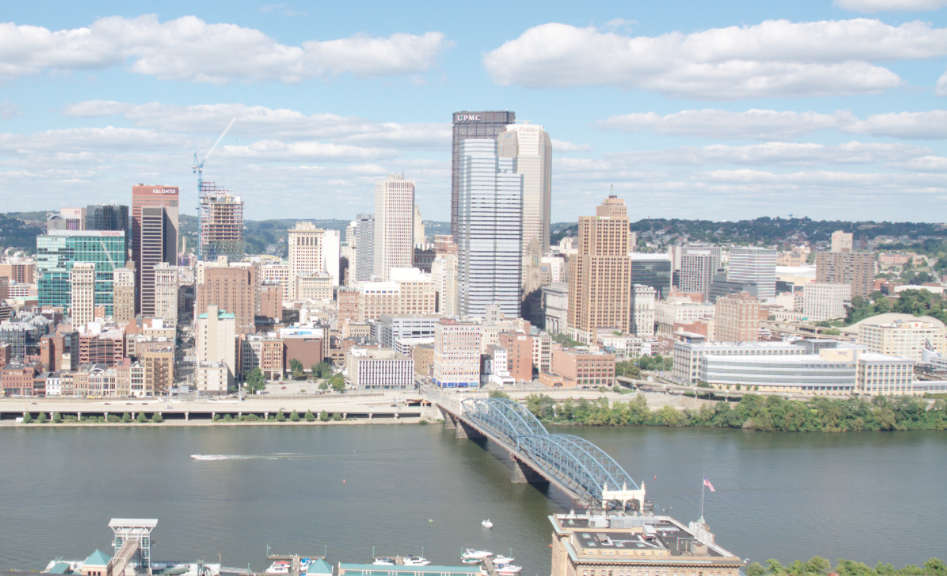
#> input picture PycharmProjects/CV_HW4/data/incline_L.png, 947 x 576 px, found by its file name
$ python shalev_draft.py
#> lines starting #> are read from the running program, lines starting #| are printed output that depends on the picture
import cv2
import numpy as np
import matplotlib.pyplot as plt
import scipy.interpolate
from PIL import Image


def getPoints(im1, im2, N):
    fig = plt.figure(figsize=(15, 15))
    fig.add_subplot(1, 2, 1)
    plt.imshow(im1)
    fig.add_subplot(1, 2, 2)
    plt.imshow(im2)
    print("Please click left img and then right img, point by point")
    x = plt.ginput(2 * N)
    p1 = np.asarray(x[0:][::2])
    p2 = np.asarray(x[1:][::2])
    plt.show()
    return p1.T, p2.T


def compute_p_size(im_pro, im_base, H):
    X, Y = get_min_maxXY(im_pro, H)
    maxY = max(Y[1], im_base.shape[0])
    maxX = max(X[1], im_base.shape[1])
    print(Y)
    print(Y[1])
    print(Y[0])
    minY = min(Y[0], 0)
    minX = min(X[0], 0)
    new_size = (int(maxY - minY), int(maxX - minX))
    return new_size


def computeH(p1, p2):
    assert (p1.shape[1] == p2.shape[1])
    assert (p1.shape[0] == 2)
    matA = np.zeros((p1.shape[1] * 2, 9), np.double)

    for i in range(p1.shape[1]):
        u = p2[0][i]
        v = p2[1][i]
        x = p1[0][i]
        y = p1[1][i]
        matA[i * 2] = np.array([u, v, 1, 0, 0, 0, -1 * u * x, -1 * v * x, -1 * x], np.double)
        matA[i * 2 + 1] = np.array([0, 0, 0, u, v, 1, -1 * u * y, -1 * v * y, -1 * y], np.double)

    matAA = matA.T @ matA
    Eval, Evec = np.linalg.eig(matAA)
    index = np.argmin(Eval)
    h = (Evec[:, index])
    H2to1 = h.reshape((3, 3))
    return H2to1


def get_min_maxXY(im_pro, H):
    vec1 = np.array([0, im_pro.shape[0], 1])
    vec2 = np.array([im_pro.shape[1], im_pro.shape[0], 1])
    vec3 = np.array([im_pro.shape[1], 0, 1])
    vec4 = np.array([0, 0, 1])
    point1_in_im1_space = H @ vec1
    point2_in_im1_space = H @ vec2
    point3_in_im1_space = H @ vec3
    point4_in_im1_space = H @ vec4
    point1_in_im1_space = point1_in_im1_space / point1_in_im1_space[2]
    point2_in_im1_space = point2_in_im1_space / point2_in_im1_space[2]
    point3_in_im1_space = point3_in_im1_space / point3_in_im1_space[2]
    point4_in_im1_space = point4_in_im1_space / point4_in_im1_space[2]
    print("tomerer")
    print(point4_in_im1_space)

    maxY = int(max(point2_in_im1_space[1], point1_in_im1_space[1]))
    maxX = int(max(point2_in_im1_space[0], point3_in_im1_space[0]))
    minY = int(min(point4_in_im1_space[1], point3_in_im1_space[1]))
    minX = int(min(point1_in_im1_space[0], point4_in_im1_space[0]))
    return np.array([minX, maxX]), np.array([minY, maxY]),


def warpH(im1, H, out_size):
    # print(out_size)
    pic_frec = np.zeros((out_size[0], out_size[1], 3))
    X_to_check, Y_to_check = get_min_maxXY(im1, H)

    H = np.linalg.inv(H)
    x_new_vec = []
    y_new_vec = []
    x_orig = np.arange(im1.shape[1])
    y_orig = np.arange(im1.shape[0])
    shiftX = min(X_to_check[0], 0)

    shiftY = min(Y_to_check[0], 0)
    print(shiftX)
    print(shiftY)
    print(out_size[1])
    print(out_size[0])
    print(X_to_check[1])
    print(X_to_check[0])
    from skimage import color
    im1 = color.rgb2lab(im1)
    for channel in range(3):
        zmax = -100
        zmin = 255
        z_orig = im1[:, :, channel]
        f = scipy.interpolate.interp2d(x_orig, y_orig, z_orig, kind='cubic')
        for i in range(Y_to_check[0], Y_to_check[1] - 1):
            for j in range(X_to_check[0], X_to_check[1] - 1):
                vec1 = np.array([j, i, 1])
                point_in_im1_space = H @ vec1.T
                # print(point_in_im1_space)
                point_in_im1_space = point_in_im1_space / point_in_im1_space[2]
                #                 x_new_vec.append(point_in_im1_space[0])
                #                 y_new_vec.append(point_in_im1_space[1])

                znew = f(point_in_im1_space[0], point_in_im1_space[1])
                #                 znew =znew/255

                if znew > zmax:
                    zmax = znew
                if znew < zmin:
                    zmin = znew
                if channel == 0:
                    if znew > 100:
                        znew = 100
                    if znew < 0:
                        znew = 0
                if channel != 0:
                    if znew > 127:
                        znew = 127
                    if znew < -128:
                        znew = -128
                #                 pic_frec[i][j][2-channel]=znew
                # print(i-shiftY,j-shiftX)
                pic_frec[i - shiftY][j - shiftX][channel] = znew

                if point_in_im1_space[0] >= im1.shape[1] or point_in_im1_space[1] >= im1.shape[0] or point_in_im1_space[
                    0] < 0 or point_in_im1_space[1] < 0:
                    pic_frec[i - shiftY][j - shiftX][channel] = 0
    #                     pic_frec[i][j][2-channel]=0

    # print(zmax, zmin)
    #     print(x_new_vec)
    #     print(y_new_vec)

    """
    Your code here
    """
    warp_im1 = pic_frec
    warp_im1 = color.lab2rgb(warp_im1)

    # print(zmax,zmin)
    return warp_im1


def imageStitching(img1, wrap_img2):
    print(img1.shape[0], wrap_img2.shape[0])
    max_x = max(img1.shape[0], wrap_img2.shape[0])
    max_y = max(img1.shape[1], wrap_img2.shape[1])
    panoImg = np.zeros((max_x, max_y, 3))
    for channel in range(3):
        for i in range(max_x):
            for j in range(max_y):
                if wrap_img2[i][j][channel] > 0:
                    panoImg[i][j][channel] = wrap_img2[i][j][channel]
                elif i < img1.shape[0] and j < img1.shape[1]:
                    panoImg[i][j][channel] = img1[i][j][channel]
                else:
                    panoImg[i][j][channel] = 0
    return panoImg


"""
im1 = Image.open("pf_scan_scaled.jpg")
im2 = Image.open("pf_scan_scaled.jpg")
p1, p2 = getPoints(im1, im2, 3)

H2to1 = computeH(np.array([[1, 2, 3], [1, 2, 3]]), np.array([[1, 2, 3], [1, 2, 3]]))
im1 = Image.open("pf_scan_scaled.jpg").convert('L')
im1 = cv2.imread("pf_scan_scaled.jpg")
H = np.array([[0.86, -1/2, 0], [1/2, 0.86, 0], [0, 0, 1]])
# H = np.array([[0, 1, 0], [-1, 0, 0], [0, 0, 1]])
out_size = compute_p_size(im1, im2, H)
warp_im1 = warpH(im1, H, out_size)
plt.imshow(warp_im1)
plt.show()
"""

im1 = cv2.imread("incline_L.png")
#> im1 is the input picture: shape (576, 947, 3); mean B, G, R 188.8, 185.2, 178.7
#im1 = cv2.cvtColor(im1, cv2.COLOR_BGR2GRAY)
im2 = cv2.imread("incline_R.png")
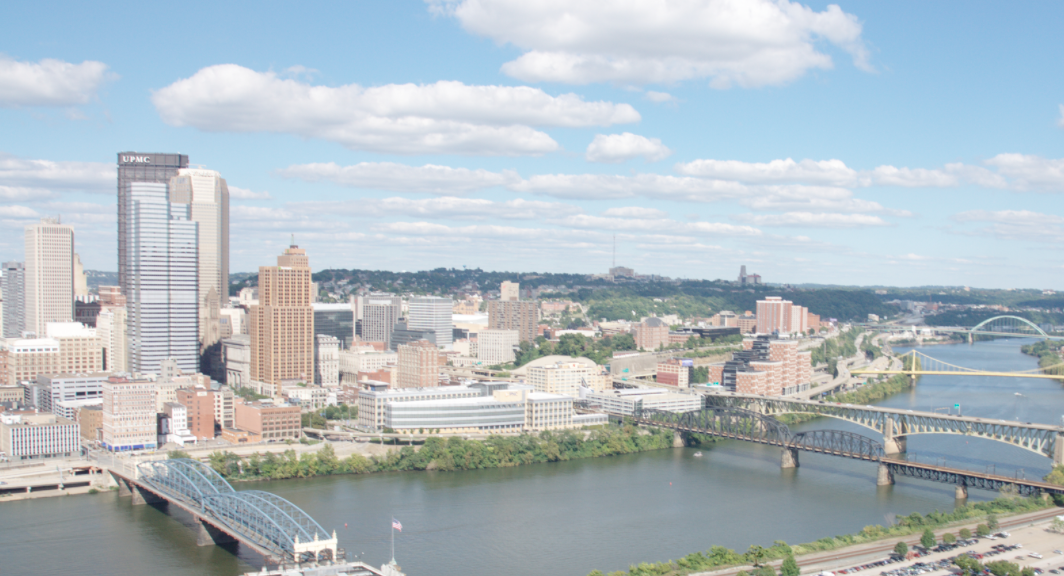
#> input picture PycharmProjects/CV_HW4/data/incline_R.png, 1064 x 576 px, found by its file name
#> im2 is the input picture: shape (576, 1064, 3); mean B, G, R 195.1, 188.5, 177.3
#im2 = cv2.cvtColor(im2, cv2.COLOR_BGR2GRAY)

# H = np.array([[0.86, -1 / 2, 0], [1 / 2, 0.86, 0], [0, 0, 1]])
"""
p1, p2 = getPoints(im1, im2, 8)
print(p1)
print(p2)
"""
p1 = np.array([[448.94314516, 509.14892473, 583.35604839, 623.95994624, 702.36747312,
                859.18252688, 628.16034946, 702.36747312],
               [111.53110753, 108.73083871, 219.34145699, 216.54118817, 355.15449462,
                356.55462903, 481.1665914, 482.56672581]])
p2 = np.array([[114.90967742, 187.27311828, 259.63655914, 309.97634409, 390.20537634,
                516.05483871, 320.98817204, 398.07096774],
               [154.28834409, 152.71522581, 270.69909677, 267.55286022, 401.26791398,
                399.6947957, 534.98296774, 528.69049462]])
H = computeH(p1, p2)

out_size = compute_p_size(im1, im2, H)
#> in compute_p_size, `X, Y = get_min_maxXY(im_pro, H)`: X = [357, 1959]; Y = [-417, 663]
#> in compute_p_size, `maxY = max(Y[1], im_base.shape[0])`: maxY = 663
#> in compute_p_size, `maxX = max(X[1], im_base.shape[1])`: maxX = 1959
#| [-417  663]
#| 663
#| -417
#> in compute_p_size, `minY = min(Y[0], 0)`: minY = -417
#> in compute_p_size, `minX = min(X[0], 0)`: minX = 0
#> in compute_p_size, `new_size = (int(maxY - minY), int(maxX - minX))`: new_size = (1080, 1959)
#> out_size = (1080, 1959)
warp_im1 = warpH(im1, H, out_size)
#> in warpH, `X_to_check, Y_to_check = get_min_maxXY(im1, H)`: X_to_check = [357, 1959]; Y_to_check = [-417, 663]
#> in warpH, `shiftX = min(X_to_check[0], 0)`: shiftX = 0
#> in warpH, `shiftY = min(Y_to_check[0], 0)`: shiftY = -417
#| 0
#| -417
#| 1959
#| 1080
#| 1959
#| 357
#> in warpH, `im1 = color.rgb2lab(im1)`: im1: shape (576, 947, 3) float64; mean of channels 0, 1, 2 75.1, 0.4, 3.8
#> the loop in warpH, `for channel in range(3):` made 1 pass
#> pass 1, in warpH, `z_orig = im1[:, :, channel]`:
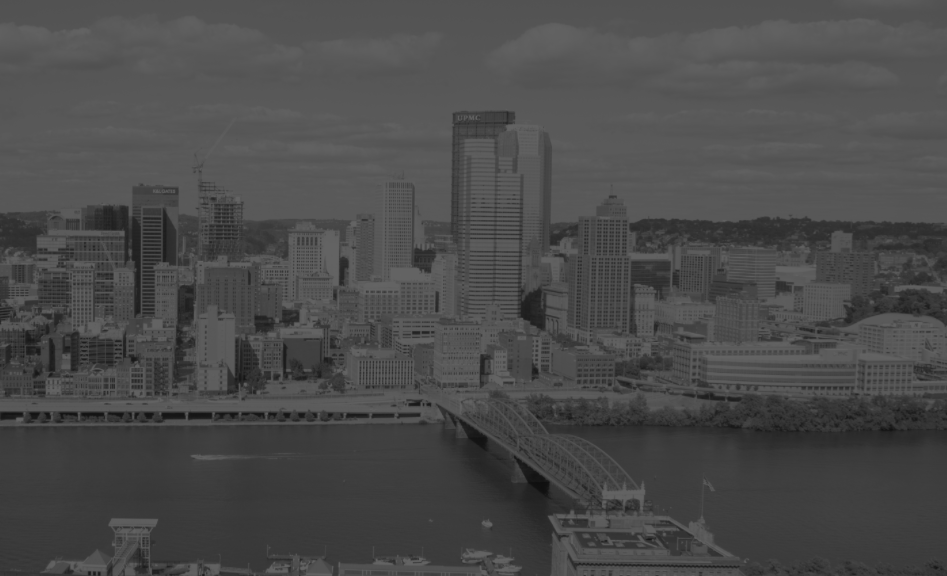
#> z_orig: shape (576, 947) float64; min 15.24, max 100, mean 75.1
#> after the loop in warpH, `for channel in range(3):`: pic_frec: shape (1080, 1959, 3) float64; every value is 0
#> (the run stopped early here; a loop or call above may not have finished)
